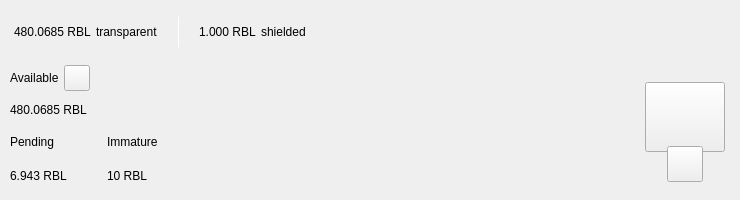
<?xml version="1.0" encoding="UTF-8"?>
<ui version="4.0">
 <class>TopBar</class>
 <widget class="QWidget" name="TopBar">
  <property name="geometry">
   <rect>
    <x>0</x>
    <y>0</y>
    <width>734</width>
    <height>200</height>
   </rect>
  </property>
  <property name="minimumSize">
   <size>
    <width>0</width>
    <height>200</height>
   </size>
  </property>
  <property name="maximumSize">
   <size>
    <width>16777215</width>
    <height>200</height>
   </size>
  </property>
  <property name="windowTitle">
   <string>Form</string>
  </property>
  <layout class="QVBoxLayout" name="verticalLayout_10" stretch="0">
   <property name="spacing">
    <number>0</number>
   </property>
   <property name="leftMargin">
    <number>0</number>
   </property>
   <property name="topMargin">
    <number>0</number>
   </property>
   <property name="rightMargin">
    <number>0</number>
   </property>
   <property name="bottomMargin">
    <number>0</number>
   </property>
   <item>
    <widget class="PFBorderImage" name="containerTop">
     <layout class="QVBoxLayout" name="verticalLayout_11">
      <property name="spacing">
       <number>0</number>
      </property>
      <property name="leftMargin">
       <number>0</number>
      </property>
      <property name="topMargin">
       <number>0</number>
      </property>
      <property name="rightMargin">
       <number>0</number>
      </property>
      <property name="bottomMargin">
       <number>0</number>
      </property>
      <item>
       <widget class="QWidget" name="top_container_2" native="true">
        <property name="minimumSize">
         <size>
          <width>0</width>
          <height>65</height>
         </size>
        </property>
        <layout class="QHBoxLayout" name="top_container">
         <property name="spacing">
          <number>0</number>
         </property>
         <property name="leftMargin">
          <number>14</number>
         </property>
         <property name="topMargin">
          <number>0</number>
         </property>
         <property name="rightMargin">
          <number>14</number>
         </property>
         <property name="bottomMargin">
          <number>0</number>
         </property>
         <item alignment="Qt::AlignVCenter">
          <widget class="QWidget" name="widgetTopAmount" native="true">
           <property name="sizePolicy">
            <sizepolicy hsizetype="Preferred" vsizetype="Maximum">
             <horstretch>0</horstretch>
             <verstretch>0</verstretch>
            </sizepolicy>
           </property>
           <layout class="QHBoxLayout" name="horizontalLayout_5">
            <property name="spacing">
             <number>5</number>
            </property>
            <property name="leftMargin">
             <number>0</number>
            </property>
            <property name="topMargin">
             <number>0</number>
            </property>
            <property name="rightMargin">
             <number>0</number>
            </property>
            <property name="bottomMargin">
             <number>0</number>
            </property>
            <item alignment="Qt::AlignTop">
             <widget class="QLabel" name="labelAmountTopRbl">
              <property name="minimumSize">
               <size>
                <width>0</width>
                <height>36</height>
               </size>
              </property>
              <property name="styleSheet">
               <string notr="true">padding:0px;margin:0px;</string>
              </property>
              <property name="text">
               <string notr="true">480.0685 RBL</string>
              </property>
             </widget>
            </item>
            <item>
             <widget class="QLabel" name="labelTrans">
              <property name="text">
               <string>transparent</string>
              </property>
             </widget>
            </item>
            <item>
             <spacer name="horizontalSpacer_11">
              <property name="orientation">
               <enum>Qt::Horizontal</enum>
              </property>
              <property name="sizeType">
               <enum>QSizePolicy::Fixed</enum>
              </property>
              <property name="sizeHint" stdset="0">
               <size>
                <width>15</width>
                <height>20</height>
               </size>
              </property>
             </spacer>
            </item>
            <item alignment="Qt::AlignVCenter">
             <widget class="QLabel" name="typeSpacerTop">
              <property name="minimumSize">
               <size>
                <width>1</width>
                <height>30</height>
               </size>
              </property>
              <property name="maximumSize">
               <size>
                <width>1</width>
                <height>30</height>
               </size>
              </property>
              <property name="styleSheet">
               <string notr="true">background-color:white;
padding:0px;
border:none;</string>
              </property>
              <property name="text">
               <string/>
              </property>
             </widget>
            </item>
            <item>
             <spacer name="horizontalSpacer_12">
              <property name="orientation">
               <enum>Qt::Horizontal</enum>
              </property>
              <property name="sizeType">
               <enum>QSizePolicy::Fixed</enum>
              </property>
              <property name="sizeHint" stdset="0">
               <size>
                <width>15</width>
                <height>20</height>
               </size>
              </property>
             </spacer>
            </item>
            <item alignment="Qt::AlignTop">
             <widget class="QLabel" name="labelAmountTopShieldedEsir">
              <property name="minimumSize">
               <size>
                <width>0</width>
                <height>36</height>
               </size>
              </property>
              <property name="text">
               <string notr="true">1.000 RBL</string>
              </property>
             </widget>
            </item>
            <item>
             <widget class="QLabel" name="labelShield">
              <property name="text">
               <string>shielded</string>
              </property>
             </widget>
            </item>
           </layout>
          </widget>
         </item>
         <item>
          <spacer name="horizontalSpacer">
           <property name="orientation">
            <enum>Qt::Horizontal</enum>
           </property>
           <property name="sizeHint" stdset="0">
            <size>
             <width>40</width>
             <height>20</height>
            </size>
           </property>
          </spacer>
         </item>
         <item>
          <layout class="QHBoxLayout" name="horizontalLayout_4">
           <property name="spacing">
            <number>12</number>
           </property>
           <property name="rightMargin">
            <number>0</number>
           </property>
           <item alignment="Qt::AlignRight">
            <widget class="QWidget" name="layoutSync" native="true">
             <property name="minimumSize">
              <size>
               <width>0</width>
               <height>36</height>
              </size>
             </property>
             <property name="maximumSize">
              <size>
               <width>16777215</width>
               <height>36</height>
              </size>
             </property>
             <layout class="QVBoxLayout" name="verticalLayout_9">
              <property name="leftMargin">
               <number>0</number>
              </property>
              <property name="topMargin">
               <number>0</number>
              </property>
              <property name="rightMargin">
               <number>0</number>
              </property>
              <property name="bottomMargin">
               <number>0</number>
              </property>
              <item>
               <widget class="ExpandableButton" name="pushButtonSync" native="true">
                <property name="minimumSize">
                 <size>
                  <width>36</width>
                  <height>36</height>
                 </size>
                </property>
                <property name="maximumSize">
                 <size>
                  <width>16777215</width>
                  <height>36</height>
                 </size>
                </property>
               </widget>
              </item>
             </layout>
            </widget>
           </item>
           <item>
            <widget class="ExpandableButton" name="pushButtonHDUpgrade" native="true">
             <property name="minimumSize">
              <size>
               <width>36</width>
               <height>36</height>
              </size>
             </property>
            </widget>
           </item>
           <item>
            <widget class="ExpandableButton" name="pushButtonStack" native="true">
             <property name="minimumSize">
              <size>
               <width>36</width>
               <height>36</height>
              </size>
             </property>
            </widget>
           </item>
           <item>
            <widget class="ExpandableButton" name="pushButtonColdStaking" native="true">
             <property name="minimumSize">
              <size>
               <width>36</width>
               <height>36</height>
              </size>
             </property>
            </widget>
           </item>
           <item>
            <widget class="ExpandableButton" name="pushButtonConnection" native="true">
             <property name="minimumSize">
              <size>
               <width>36</width>
               <height>36</height>
              </size>
             </property>
            </widget>
           </item>
           <item>
            <widget class="ExpandableButton" name="pushButtonTor" native="true">
             <property name="minimumSize">
              <size>
               <width>36</width>
               <height>36</height>
              </size>
             </property>
            </widget>
           </item>
           <item>
            <widget class="ExpandableButton" name="pushButtonLock" native="true">
             <property name="sizePolicy">
              <sizepolicy hsizetype="Expanding" vsizetype="Expanding">
               <horstretch>0</horstretch>
               <verstretch>0</verstretch>
              </sizepolicy>
             </property>
             <property name="minimumSize">
              <size>
               <width>36</width>
               <height>0</height>
              </size>
             </property>
            </widget>
           </item>
           <item>
            <widget class="ExpandableButton" name="pushButtonTheme" native="true">
             <property name="minimumSize">
              <size>
               <width>36</width>
               <height>36</height>
              </size>
             </property>
             <property name="maximumSize">
              <size>
               <width>16777215</width>
               <height>36</height>
              </size>
             </property>
            </widget>
           </item>
           <item>
            <widget class="ExpandableButton" name="pushButtonFAQ" native="true">
             <property name="minimumSize">
              <size>
               <width>36</width>
               <height>36</height>
              </size>
             </property>
            </widget>
           </item>
          </layout>
         </item>
        </layout>
       </widget>
      </item>
      <item>
       <widget class="QWidget" name="bottom_container" native="true">
        <property name="minimumSize">
         <size>
          <width>0</width>
          <height>135</height>
         </size>
        </property>
        <layout class="QHBoxLayout" name="botton_container">
         <property name="leftMargin">
          <number>10</number>
         </property>
         <property name="topMargin">
          <number>0</number>
         </property>
         <property name="rightMargin">
          <number>10</number>
         </property>
         <property name="bottomMargin">
          <number>10</number>
         </property>
         <item>
          <layout class="QVBoxLayout" name="verticalLayout_7">
           <property name="spacing">
            <number>0</number>
           </property>
           <property name="leftMargin">
            <number>0</number>
           </property>
           <property name="rightMargin">
            <number>30</number>
           </property>
           <item>
            <layout class="QVBoxLayout" name="verticalLayout_2">
             <item>
              <layout class="QHBoxLayout" name="horizontalLayoutContainerAvailable">
               <property name="spacing">
                <number>5</number>
               </property>
               <item>
                <widget class="QLabel" name="labelTitle1">
                 <property name="text">
                  <string>Available</string>
                 </property>
                </widget>
               </item>
               <item>
                <widget class="QPushButton" name="pushButtonBalanceInfo">
                 <property name="minimumSize">
                  <size>
                   <width>26</width>
                   <height>26</height>
                  </size>
                 </property>
                 <property name="maximumSize">
                  <size>
                   <width>26</width>
                   <height>26</height>
                  </size>
                 </property>
                 <property name="mouseTracking">
                  <bool>true</bool>
                 </property>
                 <property name="focusPolicy">
                  <enum>Qt::NoFocus</enum>
                 </property>
                 <property name="text">
                  <string notr="true"/>
                 </property>
                 <property name="iconSize">
                  <size>
                   <width>24</width>
                   <height>24</height>
                  </size>
                 </property>
                 <property name="shortcut">
                  <string notr="true"/>
                 </property>
                </widget>
               </item>
               <item>
                <spacer name="horizontalSpacer_4">
                 <property name="orientation">
                  <enum>Qt::Horizontal</enum>
                 </property>
                 <property name="sizeType">
                  <enum>QSizePolicy::MinimumExpanding</enum>
                 </property>
                 <property name="sizeHint" stdset="0">
                  <size>
                   <width>20</width>
                   <height>20</height>
                  </size>
                 </property>
                </spacer>
               </item>
              </layout>
             </item>
             <item>
              <widget class="QLabel" name="labelAmountRbl">
               <property name="text">
                <string notr="true">480.0685 RBL</string>
               </property>
              </widget>
             </item>
            </layout>
           </item>
           <item>
            <widget class="QWidget" name="container_imm_pend" native="true">
             <layout class="QHBoxLayout" name="horizontalLayout_2">
              <property name="spacing">
               <number>0</number>
              </property>
              <property name="leftMargin">
               <number>0</number>
              </property>
              <property name="topMargin">
               <number>0</number>
              </property>
              <property name="rightMargin">
               <number>0</number>
              </property>
              <property name="bottomMargin">
               <number>0</number>
              </property>
              <item alignment="Qt::AlignLeft">
               <widget class="QWidget" name="container_pending" native="true">
                <property name="sizePolicy">
                 <sizepolicy hsizetype="Minimum" vsizetype="Preferred">
                  <horstretch>0</horstretch>
                  <verstretch>0</verstretch>
                 </sizepolicy>
                </property>
                <layout class="QVBoxLayout" name="verticalLayout_3">
                 <property name="leftMargin">
                  <number>0</number>
                 </property>
                 <property name="topMargin">
                  <number>0</number>
                 </property>
                 <property name="rightMargin">
                  <number>0</number>
                 </property>
                 <property name="bottomMargin">
                  <number>0</number>
                 </property>
                 <item>
                  <widget class="QLabel" name="labelTitle3">
                   <property name="text">
                    <string>Pending</string>
                   </property>
                  </widget>
                 </item>
                 <item>
                  <widget class="QLabel" name="labelPendingRbl">
                   <property name="text">
                    <string notr="true">6.943 RBL</string>
                   </property>
                  </widget>
                 </item>
                </layout>
               </widget>
              </item>
              <item>
               <spacer name="horizontalSpacer_3">
                <property name="orientation">
                 <enum>Qt::Horizontal</enum>
                </property>
                <property name="sizeType">
                 <enum>QSizePolicy::Fixed</enum>
                </property>
                <property name="sizeHint" stdset="0">
                 <size>
                  <width>40</width>
                  <height>20</height>
                 </size>
                </property>
               </spacer>
              </item>
              <item alignment="Qt::AlignLeft">
               <widget class="QWidget" name="container_immature" native="true">
                <property name="sizePolicy">
                 <sizepolicy hsizetype="Minimum" vsizetype="Preferred">
                  <horstretch>0</horstretch>
                  <verstretch>0</verstretch>
                 </sizepolicy>
                </property>
                <layout class="QVBoxLayout" name="verticalLayout_4">
                 <property name="leftMargin">
                  <number>0</number>
                 </property>
                 <property name="topMargin">
                  <number>0</number>
                 </property>
                 <property name="rightMargin">
                  <number>0</number>
                 </property>
                 <property name="bottomMargin">
                  <number>0</number>
                 </property>
                 <item>
                  <widget class="QLabel" name="labelTitle4">
                   <property name="text">
                    <string>Immature</string>
                   </property>
                  </widget>
                 </item>
                 <item>
                  <widget class="QLabel" name="labelImmatureRbl">
                   <property name="text">
                    <string notr="true">10 RBL</string>
                   </property>
                  </widget>
                 </item>
                </layout>
               </widget>
              </item>
              <item>
               <spacer name="horizontalSpacer_5">
                <property name="orientation">
                 <enum>Qt::Horizontal</enum>
                </property>
                <property name="sizeHint" stdset="0">
                 <size>
                  <width>40</width>
                  <height>20</height>
                 </size>
                </property>
               </spacer>
              </item>
             </layout>
            </widget>
           </item>
          </layout>
         </item>
         <item>
          <spacer name="horizontalSpacer_2">
           <property name="orientation">
            <enum>Qt::Horizontal</enum>
           </property>
           <property name="sizeHint" stdset="0">
            <size>
             <width>40</width>
             <height>20</height>
            </size>
           </property>
          </spacer>
         </item>
         <item alignment="Qt::AlignHCenter|Qt::AlignVCenter">
          <widget class="QWidget" name="qrContainer" native="true">
           <property name="sizePolicy">
            <sizepolicy hsizetype="Preferred" vsizetype="Minimum">
             <horstretch>0</horstretch>
             <verstretch>0</verstretch>
            </sizepolicy>
           </property>
           <property name="minimumSize">
            <size>
             <width>90</width>
             <height>110</height>
            </size>
           </property>
           <property name="maximumSize">
            <size>
             <width>90</width>
             <height>110</height>
            </size>
           </property>
           <layout class="QVBoxLayout" name="containerQR">
            <property name="spacing">
             <number>0</number>
            </property>
            <property name="leftMargin">
             <number>5</number>
            </property>
            <property name="topMargin">
             <number>10</number>
            </property>
            <property name="rightMargin">
             <number>5</number>
            </property>
            <property name="bottomMargin">
             <number>0</number>
            </property>
            <item>
             <widget class="QPushButton" name="btnQr">
              <property name="minimumSize">
               <size>
                <width>70</width>
                <height>70</height>
               </size>
              </property>
              <property name="maximumSize">
               <size>
                <width>16777215</width>
                <height>70</height>
               </size>
              </property>
              <property name="focusPolicy">
               <enum>Qt::NoFocus</enum>
              </property>
              <property name="text">
               <string/>
              </property>
              <property name="iconSize">
               <size>
                <width>70</width>
                <height>70</height>
               </size>
              </property>
             </widget>
            </item>
            <item>
             <spacer name="verticalSpacer">
              <property name="orientation">
               <enum>Qt::Vertical</enum>
              </property>
              <property name="sizeType">
               <enum>QSizePolicy::Fixed</enum>
              </property>
              <property name="sizeHint" stdset="0">
               <size>
                <width>20</width>
                <height>20</height>
               </size>
              </property>
             </spacer>
            </item>
            <item alignment="Qt::AlignHCenter|Qt::AlignBottom">
             <widget class="QPushButton" name="pushButtonQR">
              <property name="minimumSize">
               <size>
                <width>36</width>
                <height>36</height>
               </size>
              </property>
              <property name="maximumSize">
               <size>
                <width>36</width>
                <height>36</height>
               </size>
              </property>
              <property name="focusPolicy">
               <enum>Qt::NoFocus</enum>
              </property>
              <property name="text">
               <string/>
              </property>
             </widget>
            </item>
           </layout>
          </widget>
         </item>
        </layout>
       </widget>
      </item>
     </layout>
    </widget>
   </item>
  </layout>
 </widget>
 <customwidgets>
  <customwidget>
   <class>ExpandableButton</class>
   <extends>QWidget</extends>
   <header>qt/rebelcoin/expandablebutton.h</header>
   <container>1</container>
  </customwidget>
  <customwidget>
   <class>PFBorderImage</class>
   <extends>QFrame</extends>
   <header>qt/rebelcoin/pfborderimage.h</header>
   <container>1</container>
  </customwidget>
 </customwidgets>
 <resources/>
 <connections/>
</ui>
